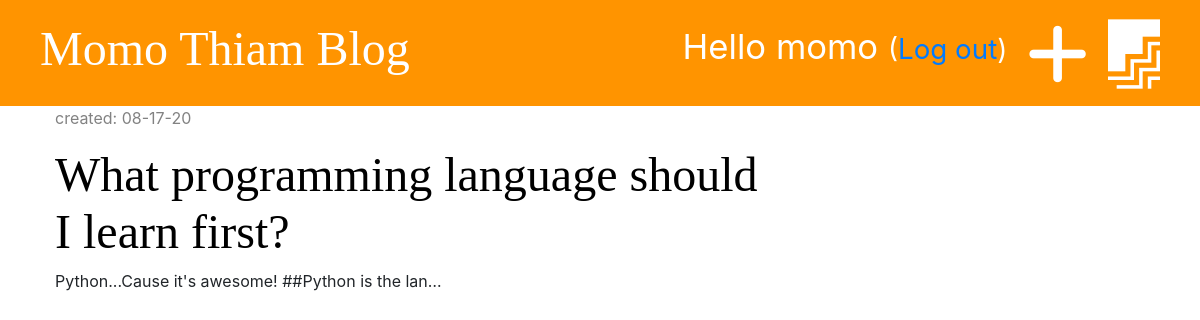
Page /drafts/ (signed in) on the committed database.
### blog/models.py (models this page shows, shortened)
class Post(models.Model):
    author = models.ForeignKey('auth.User', on_delete=models.CASCADE)
    title = models.CharField(max_length=200)
    text = models.TextField()
    created_date = models.DateTimeField(default=timezone.now)
    published_date = models.DateTimeField(blank=True, null=True)

### blog/views.py (the view)
# urls.py: path('drafts/', views.post_draft_list, name='post_draft_list'),
@login_required(login_url='/accounts/login')
def post_draft_list(request):
    posts = Post.objects.filter(published_date__isnull=True).order_by('-created_date')
    stuff_for_frontend = {'posts': posts}
    return render(request, 'blog/post_draft_list.html', stuff_for_frontend)

### blog/templates/blog/post_draft_list.html (shortened to what this page needs)
{% extends 'blog/base.html' %}
{% block content %}
    {% for post in posts %}
        <div class="post">
            <p class="date">created: {{ post.created_date|date:'m-d-y' }}</p>
            <h1><a href="{% url 'post_detail' pk=post.pk %}">{{ post.title }}</a></h1>
            <p>{{ post.text|truncatechars:50 }}</p>
        </div>
{% endfor %}
{% endblock %}

### blog/templates/blog/base.html (shortened to what this page needs)
{% load static %}
<!DOCTYPE html>
<html lang="en">
<head>
    <link rel="stylesheet" href="https://stackpath.bootstrapcdn.com/bootstrap/4.5.2/css/bootstrap.min.css"
>
    <link rel="stylesheet" href="{% static 'css/blog.css' %}">
    <link rel="stylesheet" href="{% static 'css/zenburn.css' %}">
</head>
<body>
<div class="page-header">
    {% if user.is_authenticated %}
        <a href="{% url 'post_draft_list' %}" class="top-menu"><i class="fab fa-firstdraft fa-2x"></i></a>
        <a href="{% url 'post_new' %}" class="top-menu"><i class="fas fa-plus fa-2x" style="color: white;"></i></a>
    <p class="top-menu">Hello {{ user.username }} <small>(<a href="{% url 'logout' %}">Log out</a>)</small></p>
    {% else %}
        <a href="{% url 'login' %}" class="top-menu"><i class="fas fa-sign-in-alt fa-2x"></i></a>
    {% endif %}
        <h1><a href="{% url 'post_list' %}">Momo Thiam Blog</a></h1>
</div>
<div class="content container">
    <div class="row">
        <div class="col-md-8">
            {% block content %}
            {% endblock %}
        </div>
    </div>
</div>
</body>
</html>

### blog/static/css/blog.css (style rules this page uses)
.page-header { background-color: #ff9400; margin-top: 0; padding: 20px 20px 20px 40px; }
.page-header h1, .page-header h1 a { color: #ffffff; font-size: 36pt; text-decoration: none; }
.content { margin-left: 40px; }
h1, h2, h3, h4 { font-family: 'Tangerine', 'Inconsalata', 'Droid Sans', serif; font-size: 48px; }
.date { color: #828282 }
.post { margin-bottom: 70px; }
.post h1 a { color: #000000; }
.top-menu { color: #ffffff; float: right; font-size: 26pt; margin-right: 20px; }

### rows in the picture
Post: created_date "08-17-20", title "What programming language should I learn first?", text "Python...Cause it's awesome! ##Python is the lan…"

### other values in the picture
{{ user.username }} "momo"
